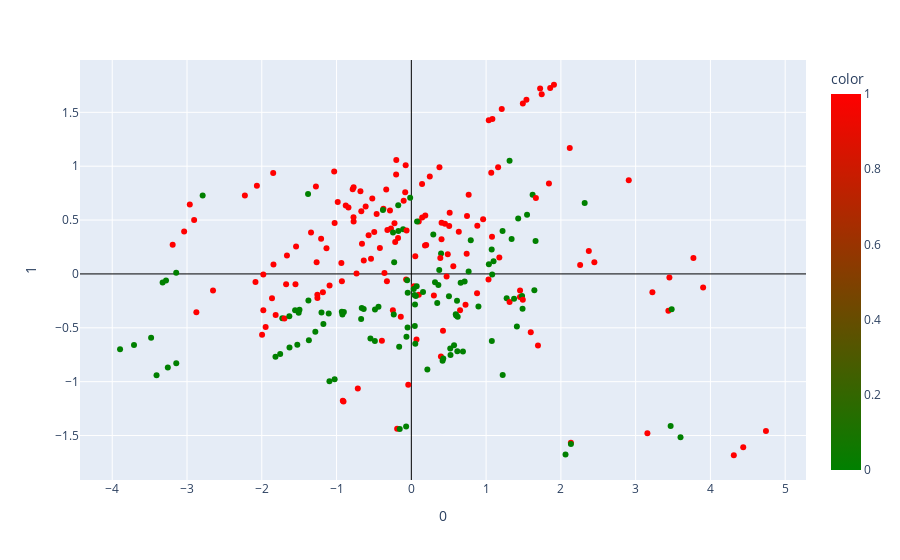

Notebook code for this chart:
### Code cell
fig = px.scatter(principalComponents, x=0, y=1, color=finalDf['Perde'], color_continuous_scale=["green", "red"])
fig.update_xaxes(zeroline=True, zerolinewidth=1, zerolinecolor='Black')
fig.update_yaxes(zeroline=True, zerolinewidth=1, zerolinecolor='Black')


fig.show()

### Figure 1 — Plotly figure (JSON) as saved in the notebook; plotly's stock layout.template omitted (floating-point values rounded to 4 significant figures; data arrays with more than 128 entries replaced by an {"elided": "..."} marker saying what was removed)
{"data": [{"hovertemplate": "0=%{x}<br>1=%{y}<br>color=%{marker.color}<extra></extra>", "legendgroup": "", "marker": {"color": {"elided": "260 int values"}, "coloraxis": "coloraxis", "symbol": "circle"}, "mode": "markers", "name": "", "orientation": "v", "showlegend": false, "type": "scatter", "x": {"elided": "260 float values"}, "xaxis": "x", "y": {"elided": "260 float values"}, "yaxis": "y"}], "layout": {"coloraxis": {"colorbar": {"title": {"text": "color"}}, "colorscale": [[0, "green"], [1, "red"]]}, "legend": {"tracegroupgap": 0}, "margin": {"t": 60}, "xaxis": {"anchor": "y", "domain": [0, 1], "title": {"text": "0"}, "zeroline": true, "zerolinecolor": "Black", "zerolinewidth": 1}, "yaxis": {"anchor": "x", "domain": [0, 1], "title": {"text": "1"}, "zeroline": true, "zerolinecolor": "Black", "zerolinewidth": 1}}}
